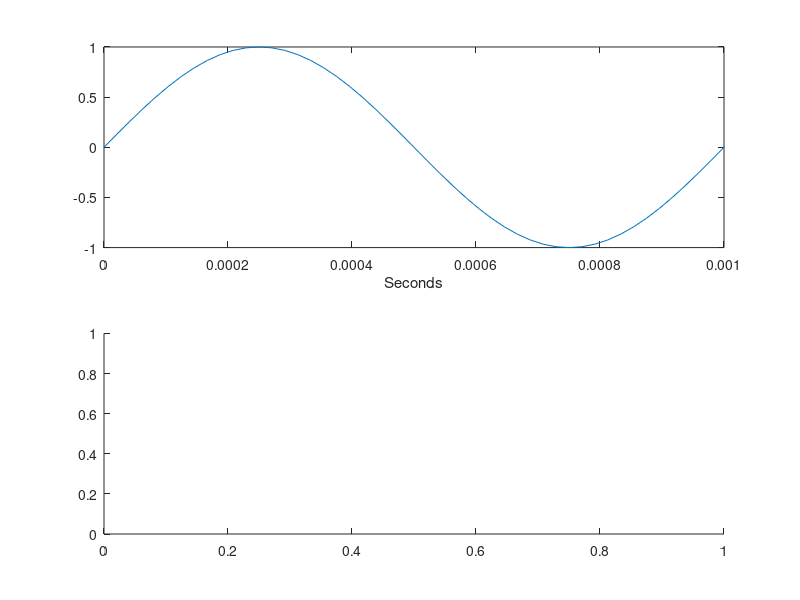

Write the MATLAB code that produced this figure. (Note: this script raises an error after producing the figure.)
%trying a more basic signal

%basic info
Fs = 48000;
Ts = 1/Fs;
t = 0:Ts:1;

%create frequency array
fstep = Fs/length(t);
f = -Fs/2:fstep:Fs/2 - fstep;
w = 2*f/Fs;
wpos = w(end/2:end);

%carrier frequency 
fc = 1000;

%testing 
y = sin(2*pi*fc*t);
Hy = fftshift(fft(y));
HyPos = Hy(end/2:end);

fpos = linspace(0, Fs/2, length(y)/2 + 1);

%plot test signal time and freq
figure(1)
subplot(211)
plot(t,y)
xlabel('Seconds')
axis([0 0.001 -1 1])
subplot(212)
plot(fpos,db(abs(HyPos)))
axis tight

white = wgn(length(y),1,0);
white = white/max(white);
Hw = fftshift(fft(white));
HwPos = Hw(end/2:end);

figure(2)
subplot(211)
plot(t,white)
xlabel('Second')
axis tight
subplot(212)
plot(fpos,db(abs(HwPos)))
axis tight

%generate the octave bands
octaves = [31.25 62.5 125 250 500 1000 2000 4000 8000 16000];
fp = zeros(2,10);

for i = 1:2:20
    fp(i) = octaves(round(i/2))/sqrt(2);
    fp(i+1) = octaves(round(i/2))*sqrt(2);
    disp(i)
    disp(fp)
end

c = zeros(2,10);
index = zeros(2,10);

%can now find the average across the bands
for i = 1:20
    [c(i), index(i)] = min(abs(f-fp(i)));
end

avgHy = zeros(1,10); %1 row and 10 columns 
avgHw = zeros(1,10);

for k = 1:10
   avgHy(k) = mean(db(abs(Hy(index(2*k-1):index(2*k)))));
   avgHw(k) = mean(db(abs(Hw(index(2*k-1):index(2*k)))));
end

%heck yea. I got the average of the white noise (Hw)
%and the average of the signal (Hy)
%now I can band pass filter at each band according to the difference 
%between the averages in dB

diffGain = zeros(1,10);

for j=1:10
    diffGain(j) = avgHw(j) - avgHy(j);
end

%try and get coefficients 

%SEE WILL'S BOOK PAGE 186/192 FOR BPF/BSF EQUATIONS AND METHOD
%SHOULD USE GENERIC BI-QUAD STRUCTURE

%b1 = fdesign.bandpass('N,F3dB1,F3dB2', 20,fp(1),fp(2),Fs);

finalSig = whiteNoiseFix(y,diffGain,fp, Fs);

%y1 = filter(b1,1,white);
%Hb1 = design(b1,'butter');
%y1 = filter(Hb1,y);

figure(3)
plot(finalSig)


